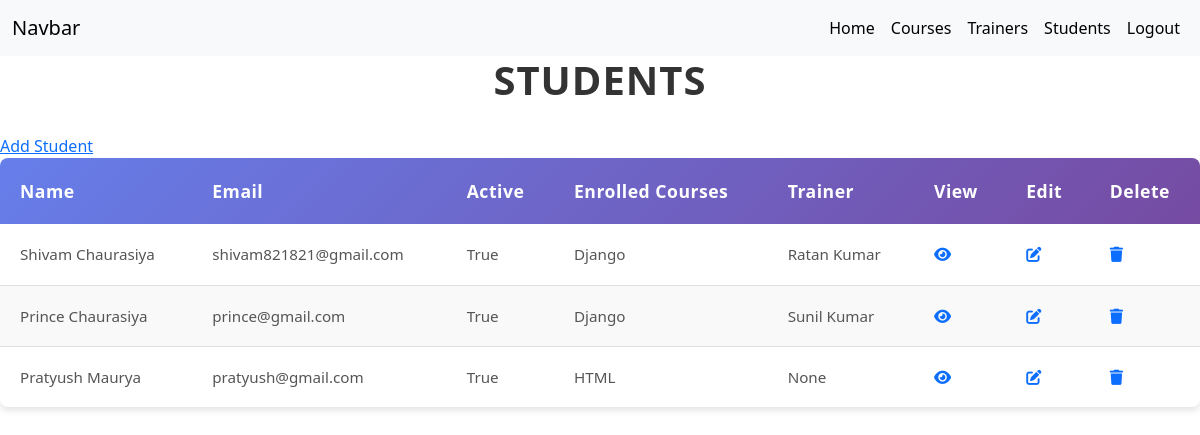
Screenshot of /academy/students/ (signed in) with the database file from the repository.
### academy/models.py (models this page shows, shortened)
class Student(models.Model):
    first_name = models.CharField(max_length=100)
    last_name = models.CharField(max_length=100)
    email = models.EmailField(unique=True)
    is_active = models.BooleanField(default=True)
    enrolled_courses = models.ForeignKey(Course, on_delete = models.SET_NULL, null=True, blank=True)
    trainer = models.ForeignKey(Trainer, on_delete = models.SET_NULL, null=True, blank=True)
    def full_name(self):
        return f"{self.first_name} {self.last_name}"

class Course(models.Model):
    course_name = models.CharField(max_length=100)
    description = models.TextField()
    duration = models.IntegerField(help_text="Duration in weeks")
    course_image = models.ImageField(upload_to = 'Course/')
    def __str__(self):
        return f"{self.course_name}"

class Trainer(models.Model):
    first_name = models.CharField(max_length=100)
    last_name = models.CharField(max_length=100)
    email = models.EmailField(unique=True)
    expertise = models.ForeignKey(Course, on_delete=models.SET_NULL, null=True, blank=True, help_text="Python, Django, Data Science")
    trainer_picture = models.ImageField(upload_to = 'Trainer/')
    def __str__(self):
        return f"{self.first_name} {self.last_name}"

### academy/views.py (the view)
# urls.py: path('students/',views.Students, name='students'),
@permission_required('academy.view_student', raise_exception=True)
def Students(request):
    student = Student.objects.all()
    context = {'Students': student}
    return render(request, 'students.html', context)

### templates/students.html (shortened to what this page needs)
{% load static %}
{% load crispy_forms_tags %}
<!DOCTYPE html>
<html lang="en">
    <head>
        <link rel="stylesheet"
            href="https://cdnjs.cloudflare.com/ajax/libs/font-awesome/6.5.0/css/all.min.css">
        <link
            href="https://cdn.jsdelivr.net/npm/bootstrap@5.3.8/dist/css/bootstrap.min.css"
            rel="stylesheet">
        <link rel="stylesheet" href="{% static 'css/style1.css' %}">
    </head>
    <body>
        <nav class="navbar navbar-expand-lg navbar-light bg-light">
            <div class="container-fluid">
                <a class="navbar-brand" href="/">Navbar</a>
                <div class="collapse navbar-collapse" id="navbarNavDropdown">
                    <ul class="navbar-nav ms-auto">
                        <li class="nav-item">
                            <a class="nav-link active" href="/">Home</a>
                        </li>
                        <li class="nav-item">
                            <a class="nav-link active"
                                href="/academy/courses/">Courses</a>
                        </li>
                        <li class="nav-item">
                            <a class="nav-link active"
                                href="/academy/trainers/">Trainers</a>
                        </li>
                        <li class="nav-item">
                            <a class="nav-link active"
                                href="/academy/students/">Students</a>
                        </li>
                        {% if not user.is_authenticated %}
                        <li class="nav-item">
                            <a class="nav-link active"
                                href="/accounts/register/">Register</a>
                        </li>
                        <li class="nav-item">
                            <a class="nav-link active"
                                href="/accounts/login/">Login</a>
                        </li>
                        {% else %}
                        <li class="nav-item">
                            <a class="nav-link active "
                                href="/accounts/logout/">Logout</a>
                        </li>
                        {% endif %}
                    </ul>
                </div>
            </div>
        </nav>
        <h1>Students</h1>
        {% if perms.academy.add_student %}
        <a href="{% url 'student_add' %}">Add Student</a>
        {% endif %}
        <table>
            <thead>
                <tr>
                    <th>Name</th>
                    <th>Email</th>
                    <th>Active</th>
                    <th>Enrolled Courses</th>
                    <th>Trainer</th>
                    {% if perms.academy.view_student %}
                    <th>View</th>
                    {% endif %}
                    {% if perms.academy.change_student %}
                    <th>Edit</th>
                    {% endif %}
                    {% if perms.academy.delete_student %}
                    <th>Delete</th>
                    {% endif %}
                </tr>
            </thead>
            <tbody>
                {% for student in Students %}
                <tr>
                    <td>{{ student.full_name }}</td>
                    <td>{{ student.email }}</td>
                    <td>{{ student.is_active }}</td>
                    <td>{{ student.enrolled_courses }}</td>
                    <td>{{ student.trainer }}</td>
                    {% if perms.academy.view_student %}
                    <td>
                        <div>
                            <a href="{% url 'student_detail' student.id %}"><i
                                    class="fa fa-eye"></i></a>
                        </div>
                    </td>
                    {% endif %}
                    {% if perms.academy.change_student %}
                    <td>
                        <div>
                            <a href="{% url 'student_edit' student.id %}"><i
                                    class="fa fa-edit"></i></a>
                        </div>
                    </td>
                    {% endif %}
                    {% if perms.academy.delete_student %}
                    <td>
                        <div>
                            <a href="{% url 'student_delete' student.id %}"><i
                                    class="fa fa-trash"></i></a>
                        </div>
                    </td>
                    {% endif %}
                </tr>
                {% endfor %}
            </tbody>
        </table>
    </body>
</html>

### training_portal/static/css/style1.css (style rules this page uses)
h1 { text-align: center; color: #333; font-size: 2.5em; margin-bottom: 30px; font-weight: 600; text-transform: uppercase; letter-spacing: 1px; }
table { width: 100%; border-collapse: collapse; background-color: #fff; box-shadow: 0 4px 6px rgba(0, 0, 0, 0.1); border-radius: 8px; overflow: hidden; font-family: 'Segoe UI', Tahoma, Geneva, Verdana, sans-serif; }
thead { background: linear-gradient(135deg, #667eea 0%, #764ba2 100%); }
thead tr { display: table-row; }
thead th { padding: 20px; text-align: left; color: white; font-weight: 600; font-size: 1.1em; letter-spacing: 0.5px; }
tbody tr { border-bottom: 1px solid #e0e0e0; transition: all 0.3s ease; }
tbody tr:last-child { border-bottom: none; }
tbody td { padding: 18px 20px; color: #555; font-size: 0.95em; line-height: 1.6; }
tbody tr:nth-child(even) { background-color: #f9f9f9; }

### rows the page displays
Student: full_name "Shivam Chaurasiya", email "shivam821821@gmail.com", is_active "True", enrolled_courses "Django", trainer "Ratan Kumar"
Student: full_name "Prince Chaurasiya", email "prince@gmail.com", is_active "True", enrolled_courses "Django", trainer "Sunil Kumar"
Student: full_name "Pratyush Maurya", email "pratyush@gmail.com", is_active "True", enrolled_courses "HTML", trainer "None"
